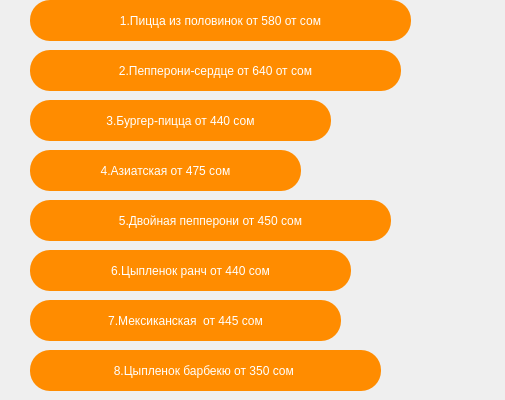
<?xml version="1.0" encoding="UTF-8"?>
<ui version="4.0">
 <class>Form</class>
 <widget class="QWidget" name="Form">
  <property name="geometry">
   <rect>
    <x>0</x>
    <y>0</y>
    <width>505</width>
    <height>400</height>
   </rect>
  </property>
  <property name="minimumSize">
   <size>
    <width>0</width>
    <height>400</height>
   </size>
  </property>
  <property name="windowTitle">
   <string>QWidget</string>
  </property>
  <widget class="QLabel" name="label">
   <property name="geometry">
    <rect>
     <x>30</x>
     <y>0</y>
     <width>381</width>
     <height>41</height>
    </rect>
   </property>
   <property name="styleSheet">
    <string notr="true">font: 18pt &quot;MS Shell Dlg 2&quot;;
font: 14pt &quot;MS Shell Dlg 2&quot;;
color: white;
background-color:DarkOrange;
border-radius: 20px;</string>
   </property>
   <property name="text">
    <string>1.Пицца из половинок от 580 от сом</string>
   </property>
   <property name="alignment">
    <set>Qt::AlignCenter</set>
   </property>
  </widget>
  <widget class="QLabel" name="label_2">
   <property name="geometry">
    <rect>
     <x>30</x>
     <y>50</y>
     <width>371</width>
     <height>41</height>
    </rect>
   </property>
   <property name="styleSheet">
    <string notr="true">font: 18pt &quot;MS Shell Dlg 2&quot;;
font: 14pt &quot;MS Shell Dlg 2&quot;;
color: white;
background-color:DarkOrange;
border-radius: 20px;</string>
   </property>
   <property name="text">
    <string>2.Пепперони-сердце от 640 от сом</string>
   </property>
   <property name="alignment">
    <set>Qt::AlignCenter</set>
   </property>
  </widget>
  <widget class="QLabel" name="label_5">
   <property name="geometry">
    <rect>
     <x>30</x>
     <y>100</y>
     <width>301</width>
     <height>41</height>
    </rect>
   </property>
   <property name="styleSheet">
    <string notr="true">font: 18pt &quot;MS Shell Dlg 2&quot;;
font: 14pt &quot;MS Shell Dlg 2&quot;;
color: white;
background-color:DarkOrange;
border-radius: 20px;
</string>
   </property>
   <property name="text">
    <string>3.Бургер-пицца от 440 сом</string>
   </property>
   <property name="alignment">
    <set>Qt::AlignCenter</set>
   </property>
  </widget>
  <widget class="QLabel" name="label_6">
   <property name="geometry">
    <rect>
     <x>30</x>
     <y>250</y>
     <width>321</width>
     <height>41</height>
    </rect>
   </property>
   <property name="styleSheet">
    <string notr="true">font: 18pt &quot;MS Shell Dlg 2&quot;;
font: 14pt &quot;MS Shell Dlg 2&quot;;
color: white;
background-color:DarkOrange;
border-radius: 20px;</string>
   </property>
   <property name="text">
    <string>6.Цыпленок ранч от 440 сом</string>
   </property>
   <property name="alignment">
    <set>Qt::AlignCenter</set>
   </property>
  </widget>
  <widget class="QLabel" name="label_7">
   <property name="geometry">
    <rect>
     <x>30</x>
     <y>150</y>
     <width>271</width>
     <height>41</height>
    </rect>
   </property>
   <property name="styleSheet">
    <string notr="true">font: 18pt &quot;MS Shell Dlg 2&quot;;
font: 14pt &quot;MS Shell Dlg 2&quot;;
color: white;
background-color:DarkOrange;
border-radius: 20px;</string>
   </property>
   <property name="text">
    <string>4.Азиатская от 475 сом</string>
   </property>
   <property name="alignment">
    <set>Qt::AlignCenter</set>
   </property>
  </widget>
  <widget class="QLabel" name="label_8">
   <property name="geometry">
    <rect>
     <x>30</x>
     <y>300</y>
     <width>311</width>
     <height>41</height>
    </rect>
   </property>
   <property name="styleSheet">
    <string notr="true">font: 18pt &quot;MS Shell Dlg 2&quot;;
font: 14pt &quot;MS Shell Dlg 2&quot;;
color: white;
background-color:DarkOrange;
border-radius: 20px;</string>
   </property>
   <property name="text">
    <string>7.Мексиканская  от 445 сом</string>
   </property>
   <property name="alignment">
    <set>Qt::AlignCenter</set>
   </property>
  </widget>
  <widget class="QLabel" name="label_9">
   <property name="geometry">
    <rect>
     <x>30</x>
     <y>350</y>
     <width>351</width>
     <height>41</height>
    </rect>
   </property>
   <property name="styleSheet">
    <string notr="true">font: 18pt &quot;MS Shell Dlg 2&quot;;
font: 14pt &quot;MS Shell Dlg 2&quot;;
color: white;
background-color:DarkOrange;
border-radius: 20px;
</string>
   </property>
   <property name="text">
    <string>8.Цыпленок барбекю от 350 сом </string>
   </property>
   <property name="alignment">
    <set>Qt::AlignCenter</set>
   </property>
  </widget>
  <widget class="QLabel" name="label_10">
   <property name="geometry">
    <rect>
     <x>30</x>
     <y>200</y>
     <width>361</width>
     <height>41</height>
    </rect>
   </property>
   <property name="styleSheet">
    <string notr="true">font: 18pt &quot;MS Shell Dlg 2&quot;;
font: 14pt &quot;MS Shell Dlg 2&quot;;
color: white;
background-color:DarkOrange;
border-radius: 20px;</string>
   </property>
   <property name="text">
    <string>5.Двойная пепперони от 450 сом</string>
   </property>
   <property name="alignment">
    <set>Qt::AlignCenter</set>
   </property>
  </widget>
 </widget>
 <resources/>
 <connections/>
</ui>
